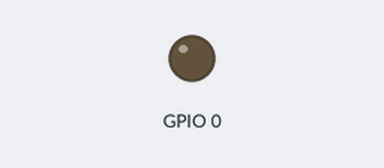
The program below on a simulated Raspberry Pi (BCM pin numbers). Parts: output pins drawn as LEDs (lit = HIGH). What the program prints to the terminal is not drawn. At 0.0 s the program stops and its outputs stay as they are.

Above: at 0.1 s.
Timing chart, 0 to 1.5 s (numbered marks = the images above):
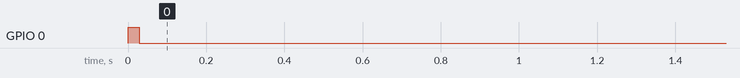

Measured:
- by itself, GPIO 0: LOW → HIGH at 0.00 s, → LOW 0.03 s later

The program:

gpiosetAsynchPractice.py
```python
import gpiod
import sys
import asyncio


class MAGS(object):
    async def disable(self):
        with gpiod.Chip("gpiochip2") as chip:
            offsets = [0]
            values = [1]

            lines = chip.get_lines(offsets)
            lines.request(consumer="gpioset", type=gpiod.LINE_REQ_DIR_OUT)
            vals = lines.set_values(values)

            await asyncio.sleep(0.029)

            offsets = [0]
            values = [0]
            #lines = chip.get_lines(offsets)
            vals = lines.set_values(values)
            vals = lines.get_values()

            for val in vals:
                print(val, end=' ')
            print()


    asyncio.run(disable(self=1))


if __name__ == "__main__":
    mags = MAGS()
```
